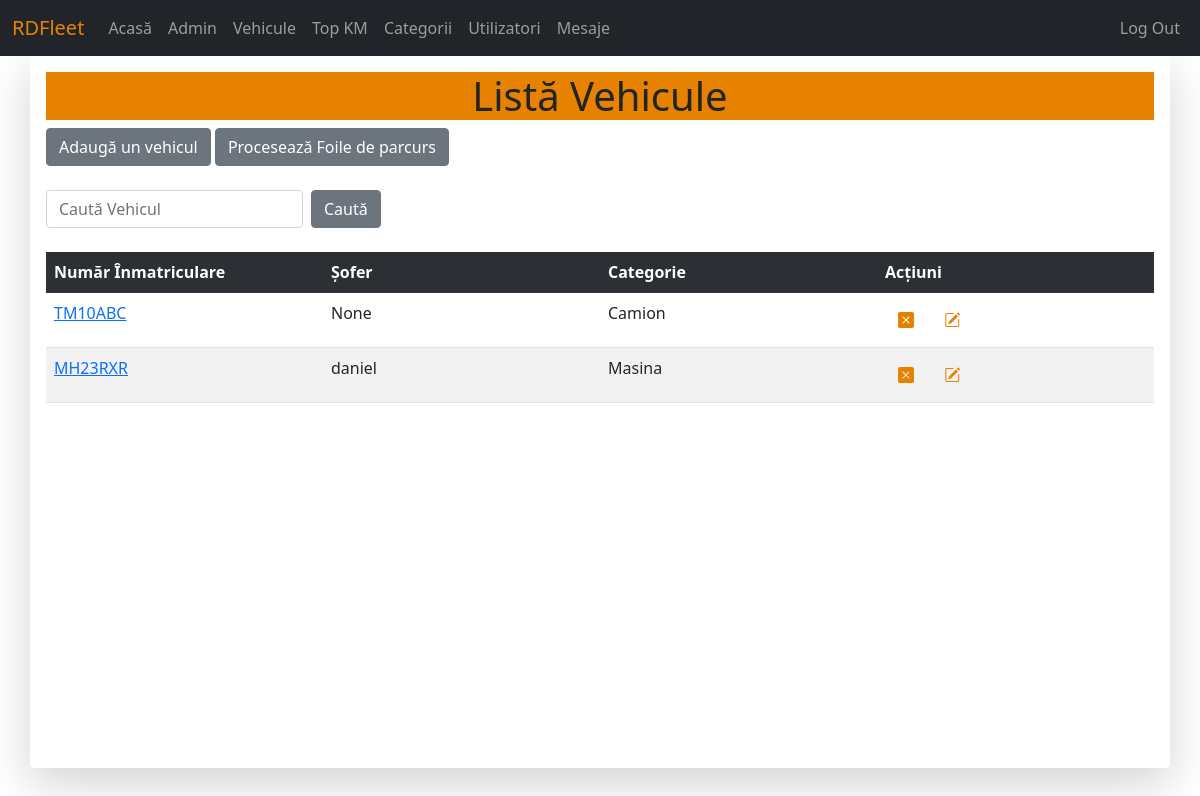
Page /vehicles/vehicle_list/ (signed in) on the committed database.
### vehicles/models.py (models this page shows, shortened)
class Vehicle(models.Model):
	vehicle_plate = models.CharField(max_length = 10, unique = True, verbose_name = "Număr înmatriculare")
	vehicle_odometer = models.PositiveIntegerField(verbose_name = "Kilometraj")
	vehicle_itp = models.DateField(verbose_name = "ITP expiră la")
	vehicle_rca = models.DateField(verbose_name = "RCA expiră la")
	vehicle_last_service = models.PositiveIntegerField(verbose_name = "Ultimul service efectuat KM")
	vehicle_driver = models.ForeignKey(settings.AUTH_USER_MODEL, on_delete=models.SET_NULL, null = True, verbose_name = "Șoferul", blank = True)
	vehicle_category = models.ForeignKey(Category, on_delete=models.SET_NULL, null = True, verbose_name = "Categoria", blank = True)
	def get_absolute_url(self):
		return reverse("vehicle-detail-view", kwargs={"id":self.id})

class Category(models.Model):
	category_name = models.CharField(max_length = 50, unique = True, verbose_name = "Categorie")
	def __str__(self):
		return self.category_name

### vehicles/views.py (the view)
# urls.py: path('vehicle_list/', views.VehicleListView.as_view(), name='vehicle-list'),
class VehicleListView(View):
	template_name = 'vehicles/vehicle_list.html'
	def get_queryset(self):
		return Vehicle.objects.all()
	def get(self, request, *args, **kwargs):
		context = {'vehicle_list':self.get_queryset()}
		return render(request, self.template_name, context)

### vehicles/templates/vehicles/vehicle_list.html (shortened to what this page needs)
{% extends 'base.html' %}
{% block content %}
	<h1 style="background-color: #e78200; text-align: center;">Listă Vehicule</h1>
	<div>
	<a href="{% url 'create-vehicle' %}" class='btn btn-secondary'>Adaugă un vehicul</a>
	<a class="btn btn-secondary" href="{% url 'proceseaza-foi' %}">Procesează Foile de parcurs</a>
	</div>
	<br>
	<div class="input-group">
		<form class="d-flex" method="POST" action="{% url 'search-vehicle' %}"> {% csrf_token %}
			<input class="form-control me-2" type="search" placeholder="Caută Vehicul" name="searched">
			<button class="btn btn-secondary" type="submit">Caută</button>
		</form>
	</div>
	<br>
	<table class="table table-striped table-hover">
		<tr scope="row" class="table-dark">
			<th style="width: 250px;">Număr Înmatriculare</th>
			<th style="width: 250px;">Șofer</th>
			<th style="width: 250px;">Categorie</th>
			<th style="width: 250px;">Acțiuni</th>
		</tr>
		<tr scope="row">{% for vehicle in vehicle_list %}
			<td><a href="{{ vehicle.get_absolute_url }}">{{ vehicle.vehicle_plate }}</a></td>
			<td>{{ vehicle.vehicle_driver }}</td>
			<td>{{ vehicle.vehicle_category }}</td>
			<td>
				<a href="{{ vehicle.get_absolute_url }}delete" class="btn">
					<i class="bi bi-x-square-fill" style="color:#e78200"></i>
				</a>
				<a href="{{ vehicle.get_absolute_url }}update" class="btn">
					<i class='bi bi-pencil-square' style="color:#e78200"></i>
				</a>
			</td>
		</tr>{% endfor %}
	</table>
{% endblock %}

### static/style.css (style rules this page uses)
body { margin:0; height: 100%; }

### rows in the picture
Vehicle: vehicle_plate "TM10ABC", vehicle_driver "None", vehicle_category "Camion"
Vehicle: vehicle_plate "MH23RXR", vehicle_driver "daniel", vehicle_category "Masina"
